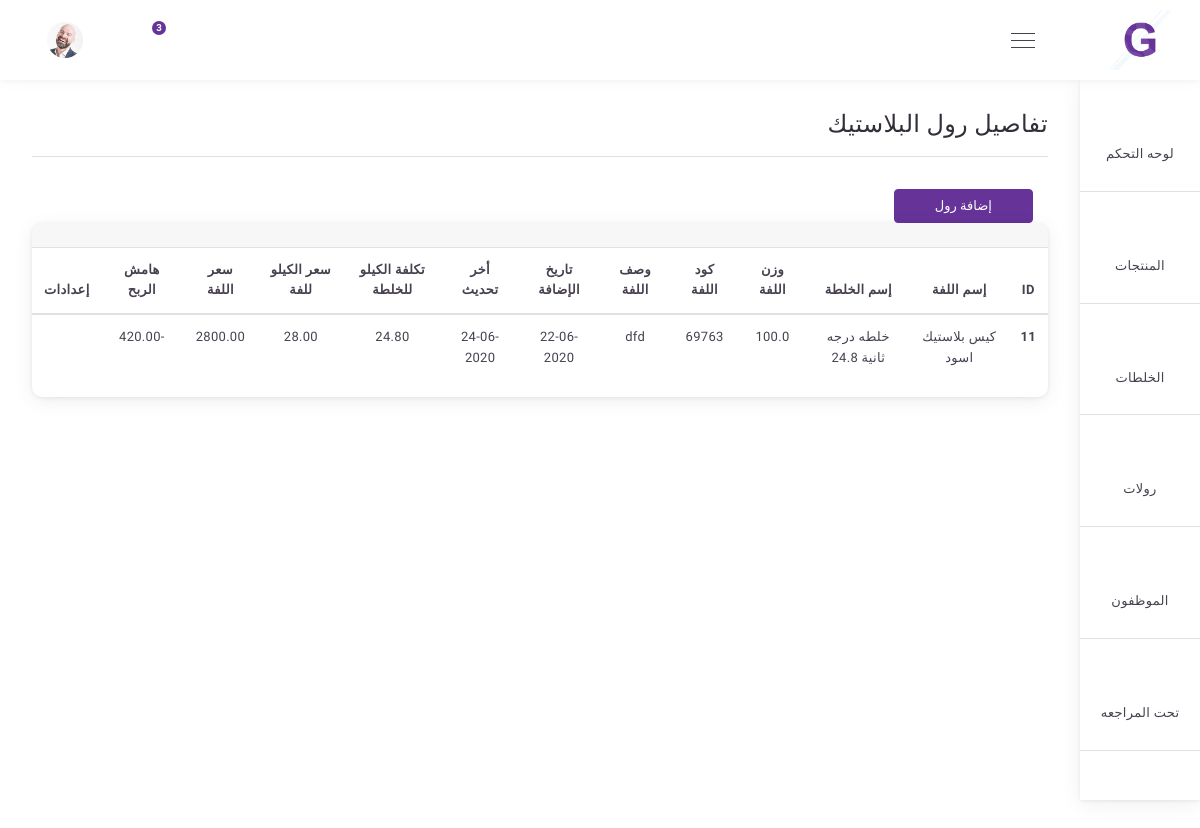
Page /products/roll/ on the earlier database version.
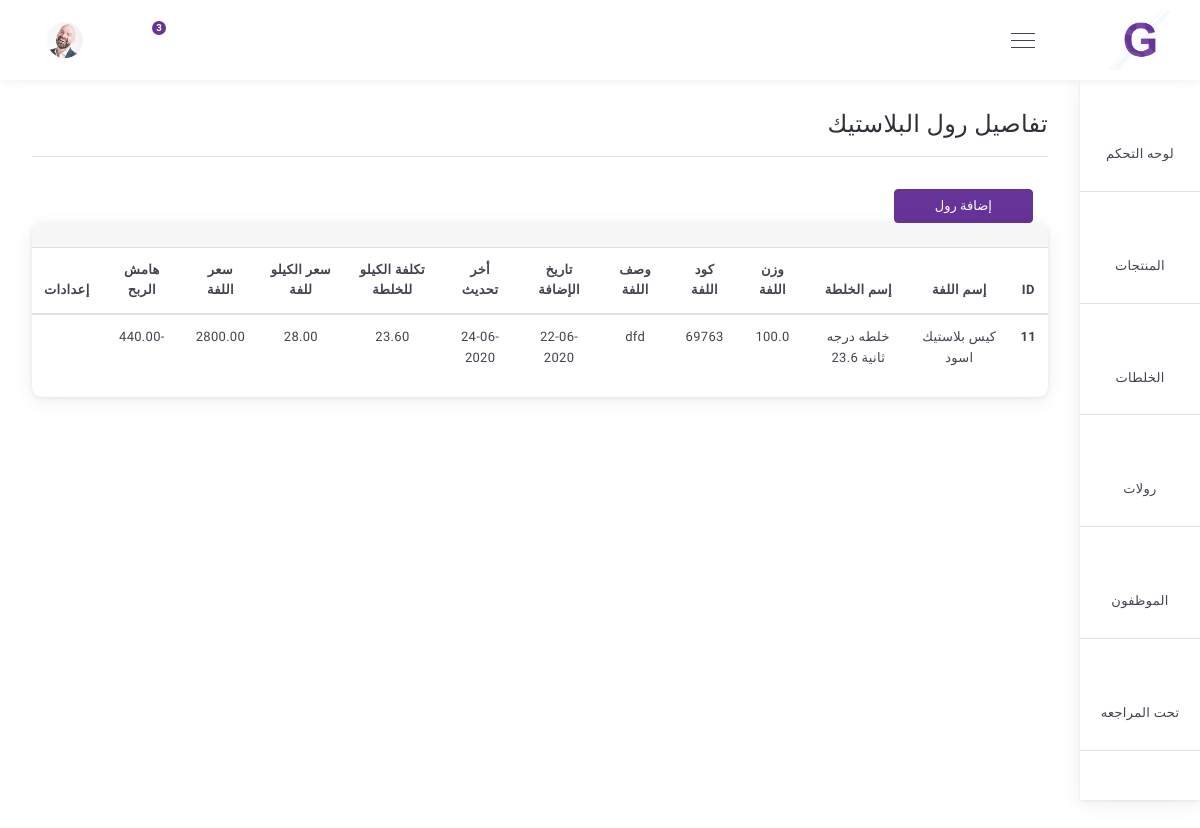
Same page on the later database version.
### products/models.py (models this page shows, shortened)
class Roll(models.Model):
    productmix     = models.ForeignKey( ProductMix, verbose_name=_(" إسم الخلطة "), on_delete=models.CASCADE)
    name               = models.CharField(_("إسم اللفة "), max_length=150)
    size                    = models.FloatField(_("وزن اللفة"))
    code                 = models.IntegerField(_("كود اللفة"), default=random_string)
    image              = models.ImageField(_("صورة اللفة"), upload_to='Roll_Image',blank=True, null=True)
    description     = models.TextField(_("وصف اللفة"))
    create_at        = models.DateTimeField(_("تاريخ الإضافة"), default = timezone.now)
    update_by       = models.DateTimeField(_("تم التحديث :"),auto_now_add=True, blank=True, null=True)
    cost                 = models.ForeignKey( ProductMix, verbose_name=_("تكلفة الكيلو"),related_name='ProductMixcost', on_delete=models.CASCADE)
    price                = models.FloatField(_("سعر الكيلو فى اللفة"))
    roll_price          = models.FloatField(_("السعر الكلى للفة"),blank=True, null=True)
    profit               = models.FloatField(_("هامش الربح"),blank=True, null=True)
    class Meta:
        verbose_name = _("Roll")
        verbose_name_plural = _("Rolls")

class ProductMix(models.Model):
    TYPE_OF_ProductMix={
        ('بولى اثلين' , 'بولى اثلين'),
        ('الصبغة ' , 'الصبغة '),
        ('الأوميالين' , 'الأوميالين'),
        ('ريسايكل' , 'ريسايكل'),
        ('تخريز' , 'تخريز'),
    }
    name               = models.CharField(_("إسم الخلطة "), max_length=150)
    code                 = models.IntegerField(_("كود الخلطة"), default=random_string)
    image              = models.ImageField(_("صورة الخلطة"), upload_to='ProductMix_Image',blank=True, null=True)
    type1               = models.CharField(_("إسم الخامة الأولى"), choices=TYPE_OF_ProductMix ,max_length=50)
    type1_count   = models.FloatField(_("نسبة الخامة الأولى"), blank=True, null=True)
    type1_price     = models.FloatField(_("سعر الخامة الأولى"), blank=True, null=True)
    price1     = models.FloatField(_("سعر الخامة فى الخلطة سيتم حسابة تلقائي"), blank=True, null=True)
    type2              = models.CharField(_("إسم الخامة الثانية"), choices=TYPE_OF_ProductMix ,max_length=50)
    type2_count   = models.FloatField(_("نسبة الخامة الثانية"), blank=True, null=True)
    type2_price     = models.FloatField(_("سعر الخامة الثانية"), blank=True, null=True)
    price2     = models.FloatField(_("سعر الخامة فى الخلطة سيتم حسابة تلقائي"), blank=True, null=True)
    type3               = models.CharField(_("إسم الخامة الثالثة"), choices=TYPE_OF_ProductMix ,max_length=50)
    type3_count   = models.FloatField(_("نسبة الخامة الثالثة"), blank=True, null=True)
    type3_price     = models.FloatField(_("سعر الخامة الثالثة"), blank=True, null=True)
    price3     = models.FloatField(_("سعر الخامة فى الخلطة سيتم حسابة تلقائي"), blank=True, null=True)
    type4               = models.CharField(_("إسم الخامة الرابعة"), choices=TYPE_OF_ProductMix ,max_length=50)
    type4_count   = models.FloatField(_("نسبة الخامة الرابعة"), blank=True, null=True)
    type4_price     = models.FloatField(_("سعر الخامة الرابعة"), blank=True, null=True)
    price4     = models.FloatField(_("سعر الخامة فى الخلطة سيتم حسابة تلقائي"), blank=True, null=True)
    type5               = models.CharField(_("إسم الخامة الخامسة"), choices=TYPE_OF_ProductMix ,max_length=50)
    type5_count   = models.FloatField(_("نسبة الخامة الخامسة"), blank=True, null=True)
    type5_price     = models.FloatField(_("سعر الخامة الخامسة"), blank=True, null=True)
    price5     = models.FloatField(_("سعر الخامة فى الخلطة سيتم حسابة تلقائي"), blank=True, null=True)
    description     = models.CharField(_("الوصفة بشكل عام"),max_length=300,blank=True, null=True)
    create_at        = models.DateTimeField(_("تاريخ الإضافة"), default = timezone.now)
    update_by       = models.DateTimeField(_("تم التحديث :"),auto_now_add=True, blank=True, null=True)
    price                   = models.FloatField(_("سعر الخلطة"), blank=True, null=True)
    class Meta:
        verbose_name = _("Product_Mix")
        verbose_name_plural = _("Product_Mixs")
    def __str__(self):
        return '%s %s' %(self.name , self.price)

### products/views.py (the view)
# urls.py: path('roll/' , views.roll_list, name= 'roll_list'),
def roll_list(request):
    roll_list = Roll.objects.all()
    return render(request ,'roll/roll_list.html', {
        'roll_list' : roll_list ,
        'title' : 'قائمة الرولات',
    })

### products/templates/roll/roll_list.html (shortened to what this page needs)
{% extends 'base.html' %}
{% load static %}
{% block 'body' %}
<div class="main-content-wrap sidenav-open d-flex flex-column">
<div class="main-content">
    <div class="breadcrumb">
        <h1 class="mr-2">تفاصيل رول البلاستيك</h1>
    </div>
    <div class="separator-breadcrumb border-top"></div>
        <div class="col-md-2 mt-3 mt-md-0">
            <a href="{% url 'products:add_roll' %}"><button  class="btn btn-primary btn-block">إضافة رول</button></a>
        </div>
    <div class="row">
        <div class="col-lg-12 col-md-12">
            <div class="row">
                <div class="col-md-12">
                    <div class="card o-hidden mb-4">
                        <div class="card-header d-flex align-items-center border-0">
                        </div>
                        <div>
                            <div class="table-responsive">
                                <table class="table text-center" id="user_table">
                                    <thead>
                                        <tr>
                                            <th scope="col">ID</th>
                                            <th scope="col">إسم اللفة  </th>
                                            <th scope="col">إسم الخلطة  </th>
                                            <th scope="col">وزن اللفة </th>
                                            <th scope="col">كود اللفة</th>
                                            <th scope="col">وصف اللفة </th>
                                            <th scope="col">تاريخ الإضافة </th>
                                            <th scope="col">أخر تحديث </th>
                                            <th scope="col">تكلفة الكيلو للخلطة </th>
                                            <th scope="col">سعر الكيلو للفة </th>
                                            <th scope="col">  سعر اللفة </th>
                                            <th scope="col">هامش الربح</th>
                                            <th scope="col">إعدادات </th>
                                        </tr>
                                    </thead>
                                    <tbody>
                                        {% for roll in roll_list %}
                                        <tr>
                                            <th scope="row">{{roll.id}}</th>
                                            <td>{{roll.name}}</td>
                                            <td>{{roll.productmix}}</td>
                                            <td>{{roll.size}}</td>
                                            <td>{{roll.code}}</td>
                                            <td>{{roll.description}}</td>
                                            <td>{{roll.create_at|date:'d-m-Y'}}</td>
                                            <td>{{roll.update_by|date:'d-m-Y'}}</td>
                                            <td>{{roll.cost.price|floatformat:2}}</td>
                                            <td>{{roll.price|floatformat:2}}</td>
                                            <td>{{roll.roll_price|floatformat:2}}</td>
                                            <td>{{roll.profit|floatformat:2}}</td>
                                            <td></td>
                                        </tr>
                                        {% endfor %}
                                    </tbody>
                                </table>
                            </div>
                        </div>
                    </div>
                </div>
            </div>
        </div>
    </div>
</div>
</div>
{% endblock %}

Differences in the rows shown:
changed Roll "كيس بلاستيك اسود": productmix "خلطه درجه ثانية 24.8" → "خلطه درجه ثانية 23.6"; cost.price "24.80" → "23.60"; profit "-420.00" → "-440.00"
